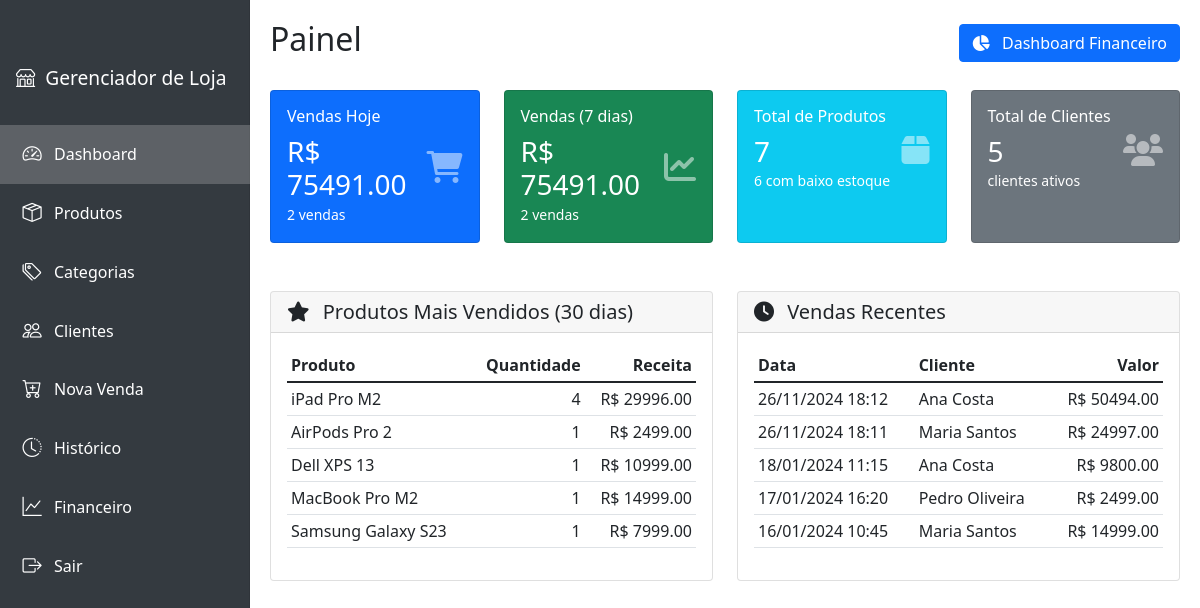
The page /dashboard (signed in) on the database its author committed.
### app/models.py (models this page shows, shortened)
class Product(db.Model):
    id = db.Column(db.Integer, primary_key=True)
    name = db.Column(db.String(100), nullable=False)
    description = db.Column(db.Text)
    cost_price = db.Column(db.Float, nullable=False)
    sale_price = db.Column(db.Float, nullable=False)
    stock = db.Column(db.Integer, nullable=False, default=0)
    category_id = db.Column(db.Integer, db.ForeignKey('category.id'))
    created_at = db.Column(db.DateTime, default=datetime.utcnow)

class Sale(db.Model):
    id = db.Column(db.Integer, primary_key=True)
    date = db.Column(db.DateTime, nullable=False, default=datetime.utcnow)
    customer_id = db.Column(db.Integer, db.ForeignKey('customer.id'), nullable=True)
    customer = db.relationship('Customer', backref=db.backref('sales', lazy=True))
    user_id = db.Column(db.Integer, db.ForeignKey('user.id'), nullable=False)
    user = db.relationship('User', backref=db.backref('sales', lazy=True))
    payment_method = db.Column(db.String(50), nullable=False)
    installments = db.Column(db.Integer, default=1)
    has_interest = db.Column(db.Boolean, default=False)
    interest_rate = db.Column(db.Float, default=0)
    subtotal = db.Column(db.Float, nullable=False)
    total_amount = db.Column(db.Float, nullable=False)
    notes = db.Column(db.Text)
    status = db.Column(db.String(20), default='active')
    cancelled_at = db.Column(db.DateTime, nullable=True)
    cancellation_reason = db.Column(db.Text)
    items = db.relationship('SaleItem', backref='sale', lazy=True)

class Customer(db.Model):
    id = db.Column(db.Integer, primary_key=True)
    name = db.Column(db.String(100), nullable=False)
    email = db.Column(db.String(120), unique=True, nullable=True)
    phone = db.Column(db.String(20), nullable=True)
    address = db.Column(db.String(200), nullable=True)
    notes = db.Column(db.Text, nullable=True)
    active = db.Column(db.Boolean, default=True, nullable=False)
    inactivated_at = db.Column(db.DateTime, nullable=True)
    inactivation_reason = db.Column(db.Text, nullable=True)
    created_at = db.Column(db.DateTime, nullable=False, default=datetime.utcnow)
    updated_at = db.Column(db.DateTime, nullable=False, default=datetime.utcnow, onupdate=datetime.utcnow)

### app/routes.py (the view)
@main.route('/')
@main.route('/dashboard')
@login_required
def dashboard():
    from sqlalchemy import func
    from datetime import datetime, timedelta
    products_count = Product.query.count()
    low_stock = Product.query.filter(Product.stock < 10).count()
    out_of_stock = Product.query.filter(Product.stock == 0).count()
    recent_sales = Sale.query.filter_by(status='active').order_by(Sale.date.desc()).limit(5).all()
    today = datetime.now().date()
    today_sales = Sale.query.filter(
        func.date(Sale.date) == today,
        Sale.status == 'active'
    ).all()
    today_total = sum(sale.total_amount for sale in today_sales)
    today_count = len(today_sales)
    last_week = today - timedelta(days=7)
    week_sales = Sale.query.filter(
        func.date(Sale.date) >= last_week,
        Sale.status == 'active'
    ).all()
    week_total = sum(sale.total_amount for sale in week_sales)
    week_count = len(week_sales)
    last_month = today - timedelta(days=30)
    top_products = db.session.query(
        Product.name,
        func.sum(SaleItem.quantity).label('total_quantity'),
        func.sum(SaleItem.quantity * SaleItem.price).label('total_revenue')
    ).join(SaleItem).join(Sale).filter(
        func.date(Sale.date) >= last_month,
        Sale.status == 'active'
    ).group_by(Product.id).order_by(
        func.sum(SaleItem.quantity).desc()
    ).limit(5).all()
    customers_count = Customer.query.filter_by(active=True).count()
    return render_template('dashboard.html',
                         products_count=products_count,
                         low_stock=low_stock,
                         out_of_stock=out_of_stock,
                         recent_sales=recent_sales,
                         today_total=today_total,
                         today_count=today_count,
                         week_total=week_total,
                         week_count=week_count,
                         top_products=top_products,
                         customers_count=customers_count)

### app/models.py (called while the page is built)
@login_manager.user_loader
def load_user(user_id):
    return User.query.get(int(user_id))

### app/templates/dashboard.html (shortened to what this page needs)
{% extends "base.html" %}
{% block content %}
<div class="d-flex justify-content-between align-items-center mb-4">
    <h2>Painel</h2>
    <a href="{{ url_for('finance.finance_dashboard') }}" class="btn btn-primary">
        <i class="fas fa-chart-pie me-2"></i>
        Dashboard Financeiro
    </a>
</div>
<div class="row mb-4">
    <div class="col-md-3">
        <div class="card bg-primary text-white h-100">
            <div class="card-body">
                <div class="d-flex justify-content-between align-items-center">
                    <div>
                        <h6 class="card-title">Vendas Hoje</h6>
                        <h3 class="mb-0">R$ {{ "%.2f"|format(today_total) }}</h3>
                        <small>{{ today_count }} venda{{ 's' if today_count != 1 }}</small>
                    </div>
                    <i class="fas fa-shopping-cart fa-2x opacity-50"></i>
                </div>
            </div>
        </div>
    </div>
    <div class="col-md-3">
        <div class="card bg-success text-white h-100">
            <div class="card-body">
                <div class="d-flex justify-content-between align-items-center">
                    <div>
                        <h6 class="card-title">Vendas (7 dias)</h6>
                        <h3 class="mb-0">R$ {{ "%.2f"|format(week_total) }}</h3>
                        <small>{{ week_count }} venda{{ 's' if week_count != 1 }}</small>
                    </div>
                    <i class="fas fa-chart-line fa-2x opacity-50"></i>
                </div>
            </div>
        </div>
    </div>
    <div class="col-md-3">
        <div class="card bg-info text-white h-100">
            <div class="card-body">
                <div class="d-flex justify-content-between align-items-center">
                    <div>
                        <h6 class="card-title">Total de Produtos</h6>
                        <h3 class="mb-0">{{ products_count }}</h3>
                        <small>{{ low_stock }} com baixo estoque</small>
                    </div>
                    <i class="fas fa-box fa-2x opacity-50"></i>
                </div>
            </div>
        </div>
    </div>
    <div class="col-md-3">
        <div class="card bg-secondary text-white h-100">
            <div class="card-body">
                <div class="d-flex justify-content-between align-items-center">
                    <div>
                        <h6 class="card-title">Total de Clientes</h6>
                        <h3 class="mb-0">{{ customers_count }}</h3>
                        <small>clientes ativos</small>
                    </div>
                    <i class="fas fa-users fa-2x opacity-50"></i>
                </div>
            </div>
        </div>
    </div>
</div>
<div class="row">
    <div class="col-md-6">
        <div class="card h-100">
            <div class="card-header">
                <h5 class="card-title mb-0">
                    <i class="fas fa-star me-2"></i>
                    Produtos Mais Vendidos (30 dias)
                </h5>
            </div>
            <div class="card-body">
                {% if top_products %}
                <div class="table-responsive">
                    <table class="table table-sm">
                        <thead>
                            <tr>
                                <th>Produto</th>
                                <th class="text-end">Quantidade</th>
                                <th class="text-end">Receita</th>
                            </tr>
                        </thead>
                        <tbody>
                            {% for product in top_products %}
                            <tr>
                                <td>{{ product.name }}</td>
                                <td class="text-end">{{ product.total_quantity }}</td>
                                <td class="text-end">R$ {{ "%.2f"|format(product.total_revenue) }}</td>
                            </tr>
                            {% endfor %}
                        </tbody>
                    </table>
                </div>
                {% else %}
                <p class="text-muted mb-0">Nenhuma venda registrada nos últimos 30 dias.</p>
                {% endif %}
            </div>
        </div>
    </div>
    <div class="col-md-6">
        <div class="card h-100">
            <div class="card-header">
                <h5 class="card-title mb-0">
                    <i class="fas fa-clock me-2"></i>
                    Vendas Recentes
                </h5>
            </div>
            <div class="card-body">
                {% if recent_sales %}
                <div class="table-responsive">
                    <table class="table table-sm">
                        <thead>
                            <tr>
                                <th>Data</th>
                                <th>Cliente</th>
                                <th class="text-end">Valor</th>
                            </tr>
                        </thead>
                        <tbody>
                            {% for sale in recent_sales %}
                            <tr>
                                <td>{{ sale.date.strftime('%d/%m/%Y %H:%M') }}</td>
                                <td>{{ sale.customer.name if sale.customer else 'Cliente não registrado' }}</td>
                                <td class="text-end">R$ {{ "%.2f"|format(sale.total_amount) }}</td>
                            </tr>
                            {% endfor %}
                        </tbody>
                    </table>
                </div>
                {% else %}
                <p class="text-muted mb-0">Nenhuma venda recente.</p>
                {% endif %}
            </div>
        </div>
    </div>
</div>
{% endblock %}

### app/templates/base.html (shortened to what this page needs)
<!DOCTYPE html>
<html lang="pt-BR">
<head>
    <link href="https://cdn.datatables.net/1.13.7/css/dataTables.bootstrap5.min.css" rel="stylesheet">
    <link href="https://cdn.jsdelivr.net/npm/bootstrap@5.1.3/dist/css/bootstrap.min.css" rel="stylesheet">
    <link href="https://cdn.jsdelivr.net/npm/select2@4.1.0-rc.0/dist/css/select2.min.css" rel="stylesheet" />
    <link href="https://cdn.jsdelivr.net/npm/select2-bootstrap-5-theme@1.3.0/dist/select2-bootstrap-5-theme.min.css" rel="stylesheet" />
    <link href="https://cdnjs.cloudflare.com/ajax/libs/font-awesome/6.0.0/css/all.min.css" rel="stylesheet">
    <link rel="stylesheet" href="https://cdn.jsdelivr.net/npm/bootstrap-icons@1.11.1/font/bootstrap-icons.css">
</head>
<body>
    {% if current_user.is_authenticated %}
    <nav class="sidebar">
        <a href="{{ url_for('main.dashboard') }}" class="sidebar-brand">
            <i class="bi bi-shop"></i>
            Gerenciador de Loja
        </a>
        <div class="nav flex-column">
            <a class="nav-link {% if request.endpoint == 'main.dashboard' %}active{% endif %}"
               href="{{ url_for('main.dashboard') }}">
                <i class="bi bi-speedometer2"></i>
                Dashboard
            </a>
            <a class="nav-link {% if request.endpoint.startswith('products.') %}active{% endif %}"
               href="{{ url_for('products.product_list') }}">
                <i class="bi bi-box-seam"></i>
                Produtos
            </a>
            <a class="nav-link {% if request.endpoint.startswith('categories.') %}active{% endif %}"
               href="{{ url_for('categories.category_list') }}">
                <i class="bi bi-tags"></i>
                Categorias
            </a>
            <a class="nav-link {% if request.endpoint.startswith('customers.') %}active{% endif %}"
               href="{{ url_for('customers.customer_list') }}">
                <i class="bi bi-people"></i>
                Clientes
            </a>
            <a class="nav-link {% if request.endpoint == 'sales.new_sale' %}active{% endif %}"
               href="{{ url_for('sales.new_sale') }}">
                <i class="bi bi-cart-plus"></i>
                Nova Venda
            </a>
            <a class="nav-link {% if request.endpoint == 'sales.sale_history' %}active{% endif %}"
               href="{{ url_for('sales.sale_history') }}">
                <i class="bi bi-clock-history"></i>
                Histórico
            </a>
            <a class="nav-link {% if request.endpoint == 'finance.finance_dashboard' %}active{% endif %}"
               href="{{ url_for('finance.finance_dashboard') }}">
                <i class="bi bi-graph-up"></i>
                Financeiro
            </a>
            <a class="nav-link" href="{{ url_for('auth.logout') }}">
                <i class="bi bi-box-arrow-right"></i>
                Sair
            </a>
        </div>
    </nav>
    {% endif %}
    <div class="main-content">
        {% block content %}{% endblock %}
    </div>
</body>
</html>

### app/templates/base.html (style rules this page uses)
.sidebar { position: fixed; top: 0; bottom: 0; left: 0; z-index: 100; padding: 48px 0 0; box-shadow: inset -1px 0 0 rgba(0, 0, 0, .1); background-color: #343a40; width: 250px; transition: all 0.3s; }
.sidebar .nav-link { color: #fff; padding: 15px 20px; display: flex; align-items: center; gap: 10px; transition: all 0.3s; }
.sidebar .nav-link.active { background-color: rgba(255, 255, 255, 0.2); }
.sidebar .nav-link i { font-size: 1.2rem; width: 24px; text-align: center; }
.sidebar-brand { padding: 1rem; color: white; text-decoration: none; font-size: 1.2rem; display: flex; align-items: center; gap: 10px; margin-bottom: 1rem; }
.main-content { margin-left: 250px; padding: 20px; }

### rows shown on the page
Product: name "iPad Pro M2", total_quantity "4", total_revenue "29996.00"
Product: name "AirPods Pro 2", total_quantity "1", total_revenue "2499.00"
Product: name "Dell XPS 13", total_quantity "1", total_revenue "10999.00"
Product: name "MacBook Pro M2", total_quantity "1", total_revenue "14999.00"
Product: name "Samsung Galaxy S23", total_quantity "1", total_revenue "7999.00"
Sale: date "26/11/2024 18:12", customer "Ana Costa", total_amount "50494.00"
Sale: date "26/11/2024 18:11", customer "Maria Santos", total_amount "24997.00"
Sale: date "18/01/2024 11:15", customer "Ana Costa", total_amount "9800.00"
Sale: date "17/01/2024 16:20", customer "Pedro Oliveira", total_amount "2499.00"
Sale: date "16/01/2024 10:45", customer "Maria Santos", total_amount "14999.00"

### other values the page prints
{{ "%.2f"|format(today_total) }} "75491.00"
{{ today_count }} "2"
{{ 's' if today_count != 1 }} "s"
{{ "%.2f"|format(week_total) }} "75491.00"
{{ week_count }} "2"
{{ 's' if week_count != 1 }} "s"
{{ products_count }} "7"
{{ low_stock }} "6"
{{ customers_count }} "5"
